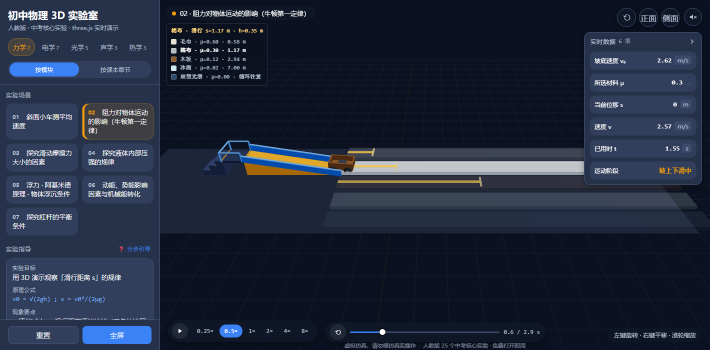
#> input picture docs/app/shots/a2-walk-arc.png, 1420 x 700 px, found by its file name (shown at 1/2 size)
$ python crop2.py
#> lines starting #> are read from the running program, lines starting #| are printed output that depends on the picture
from PIL import Image
p = r"D:\vibe coding\DshBot\docs\app\shots"
im = Image.open(p + r"\a2-walk-arc.png")
#> im is the input picture: PIL image 1420x700 RGB; mean R, G, B 33.5, 42, 60.6
im.crop((330, 200, 1170, 560)).save(p + r"\design\a2-arc-crop.png")
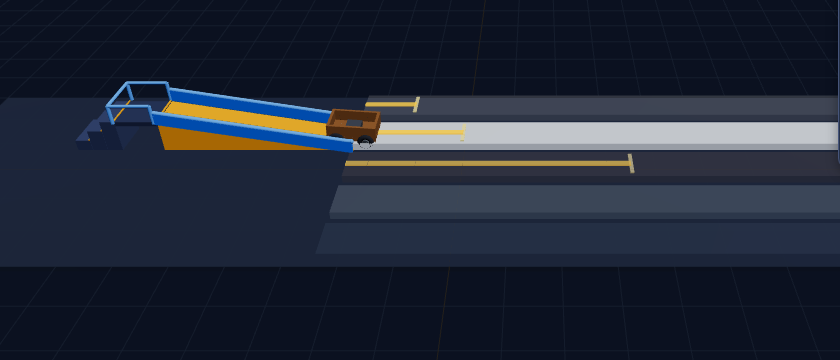
#> saved as a2-arc-crop.png: PIL image 840x360 RGB; mean R, G, B 33.6, 40.3, 55.1
print("ok", im.size)
#| ok (1420, 700)

$ run again, with docs/app/shots/01-mechanics-A1.png copied over docs/app/shots/a2-walk-arc.png
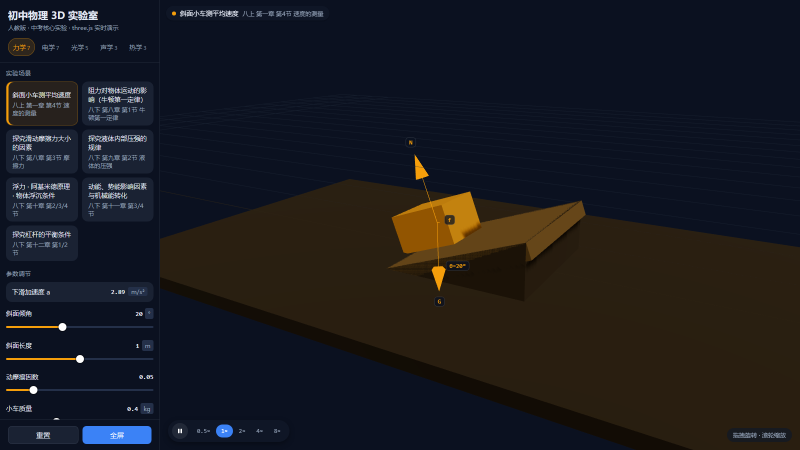
#> input picture docs/app/shots/01-mechanics-A1.png, 1600 x 900 px, found by its file name (shown at 1/2 size)
#> im is the input picture: PIL image 1600x900 RGB; mean R, G, B 26.1, 26.4, 31.2
#> `im.crop((330, 200, 1170, 560)).save(p + r"\design\a2-arc-crop.png")`:
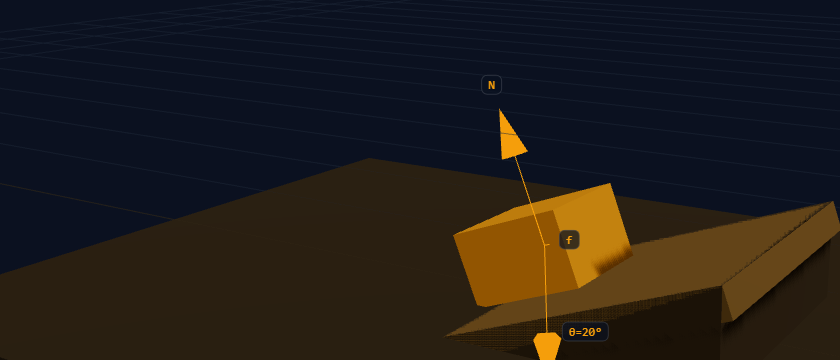
#> saved as a2-arc-crop.png: PIL image 840x360 RGB; mean R, G, B 34.3, 29.2, 25.4
#| ok (1600, 900)

$ run again, with docs/app/shots/02-optics-B5.png copied over docs/app/shots/a2-walk-arc.png
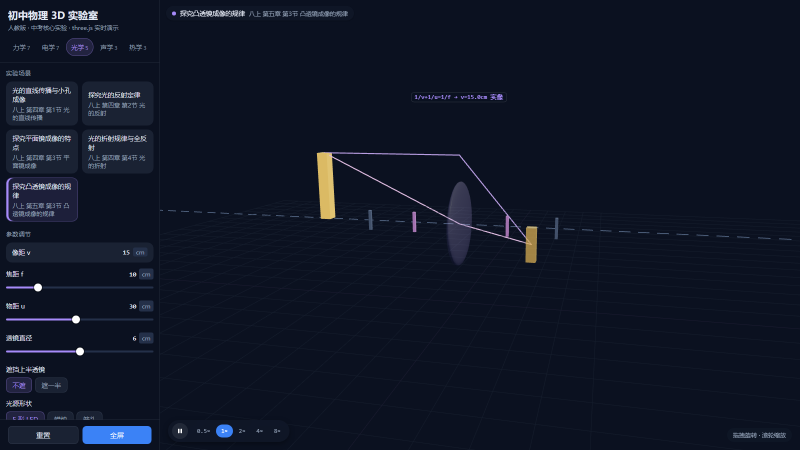
#> input picture docs/app/shots/02-optics-B5.png, 1600 x 900 px, found by its file name (shown at 1/2 size)
#> im is the input picture: PIL image 1600x900 RGB; mean R, G, B 16, 22.1, 37.8
#> `im.crop((330, 200, 1170, 560)).save(p + r"\design\a2-arc-crop.png")`:
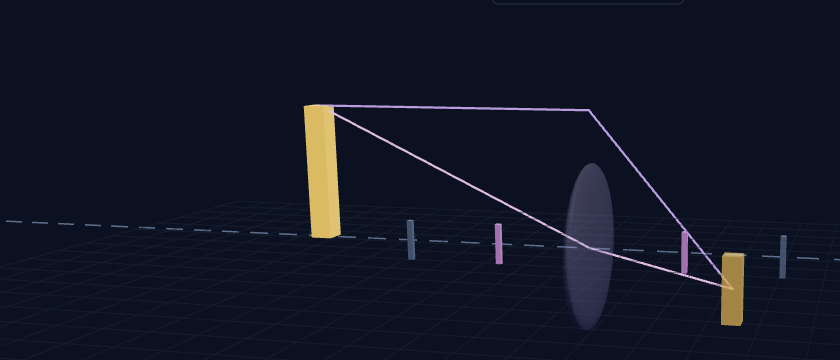
#> saved as a2-arc-crop.png: PIL image 840x360 RGB; mean R, G, B 17.7, 22.7, 36.7
#| ok (1600, 900)

$ run again, with docs/app/shots/03-acoustics-C2.png copied over docs/app/shots/a2-walk-arc.png
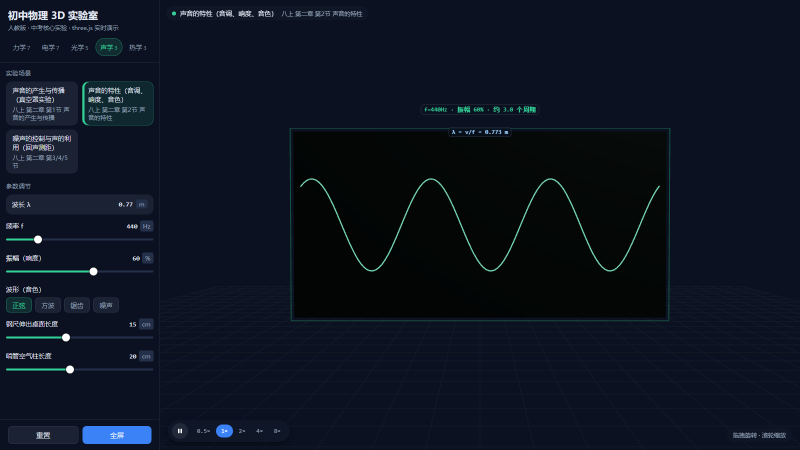
#> input picture docs/app/shots/03-acoustics-C2.png, 1600 x 900 px, found by its file name (shown at 1/2 size)
#> im is the input picture: PIL image 1600x900 RGB; mean R, G, B 12.8, 19.6, 31.6
#> `im.crop((330, 200, 1170, 560)).save(p + r"\design\a2-arc-crop.png")`:
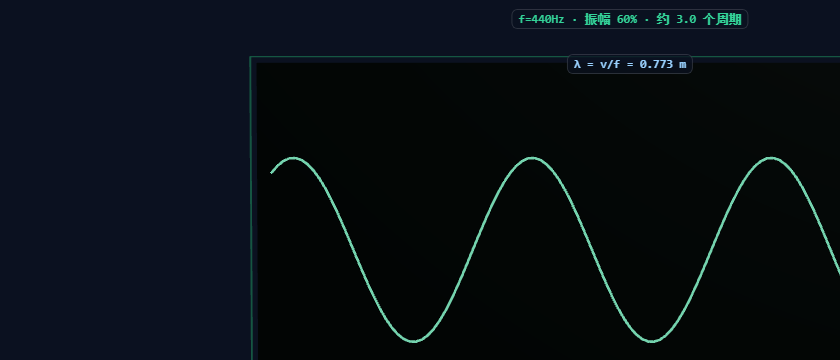
#> saved as a2-arc-crop.png: PIL image 840x360 RGB; mean R, G, B 7.9, 13.9, 19.2
#| ok (1600, 900)
